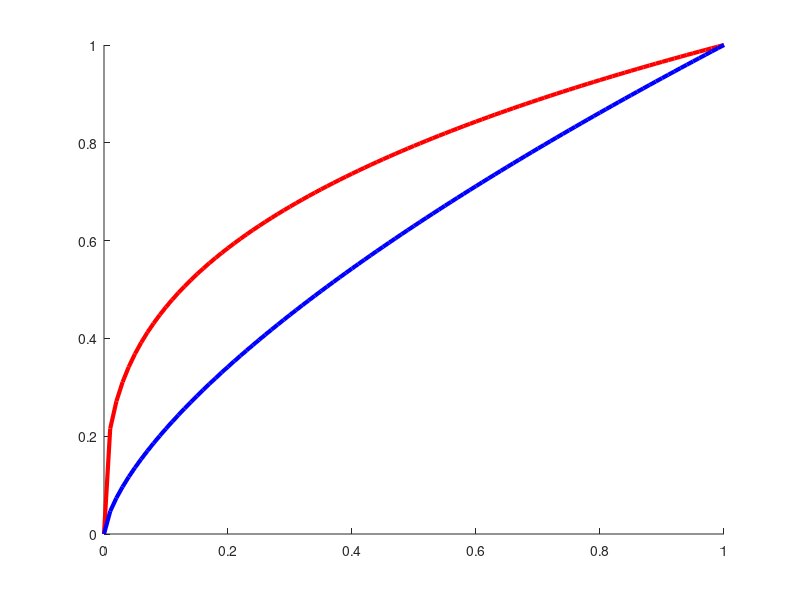

The MATLAB script that drew this image: (Note: this script raises an error after producing the figure.)
function ROChand

%ROC curves for two hypothetical classification systems. A is better than
%B. Plots true positive rate, (tpr) vs false positive rate, (fpr).
%Code by Matthew Dunham

domain = 0:0.01:1;
fA = @(x)x.^(1/3);
fB = @(x)x.^(2/3);
linewidth = {'LineWidth',3};
hold all;

plot(domain,fA(domain),'-r',linewidth{:});
plot(domain,fB(domain),'-b',linewidth{:});
shade(fB,0,0,1,'b',0.01);
plot([0;1],[1;0],'-k',linewidth{:});

intersectA = 0.3177; %Found using double(solve('(x^(1/3))+x-1','x'))
intersectB = 0.4302; %Found using double(solve('(x^(2/3))+x-1','x'))
plot(intersectA,fA(intersectA),'.r','MarkerSize',40);
plot(intersectB,fB(intersectB),'.b','MarkerSize',40);


axis([0,1,0,1]);
set(gca,'XTick',[0,1],'YTick',[0,1],'FontSize',20);
xlabel('fpr');
ylabel('tpr');
box on;


%A
annotation(gcf,'textbox',[0.3822 0.74 0.06254 0.08795],'String',{'A'},...
    'FontSize',24,...
    'FitBoxToText','off',...
    'LineStyle','none',...
    'Color',[1 0 0]);

% B
annotation(gcf,'textbox',[0.4837 0.66 0.06254 0.08795],'String',{'B'},...
    'FontSize',24,...
    'FitBoxToText','off',...
    'LineStyle','none',...
    'Color',[0 0 1]);

% AUC
annotation(gcf,'textbox',[0.45 0.25 0.104 0.1205],'String',{'AUC'},...
    'FontSize',24,...
    'FitBoxToText','off',...
    'LineStyle','none',...
    'Color',[0 0 1]);

%pdfcrop;
%print(gcf,'-dpdf','test.pdf');
if doPrintPmtk, doPrintPmtkFigures('ROChand'); end;

end
